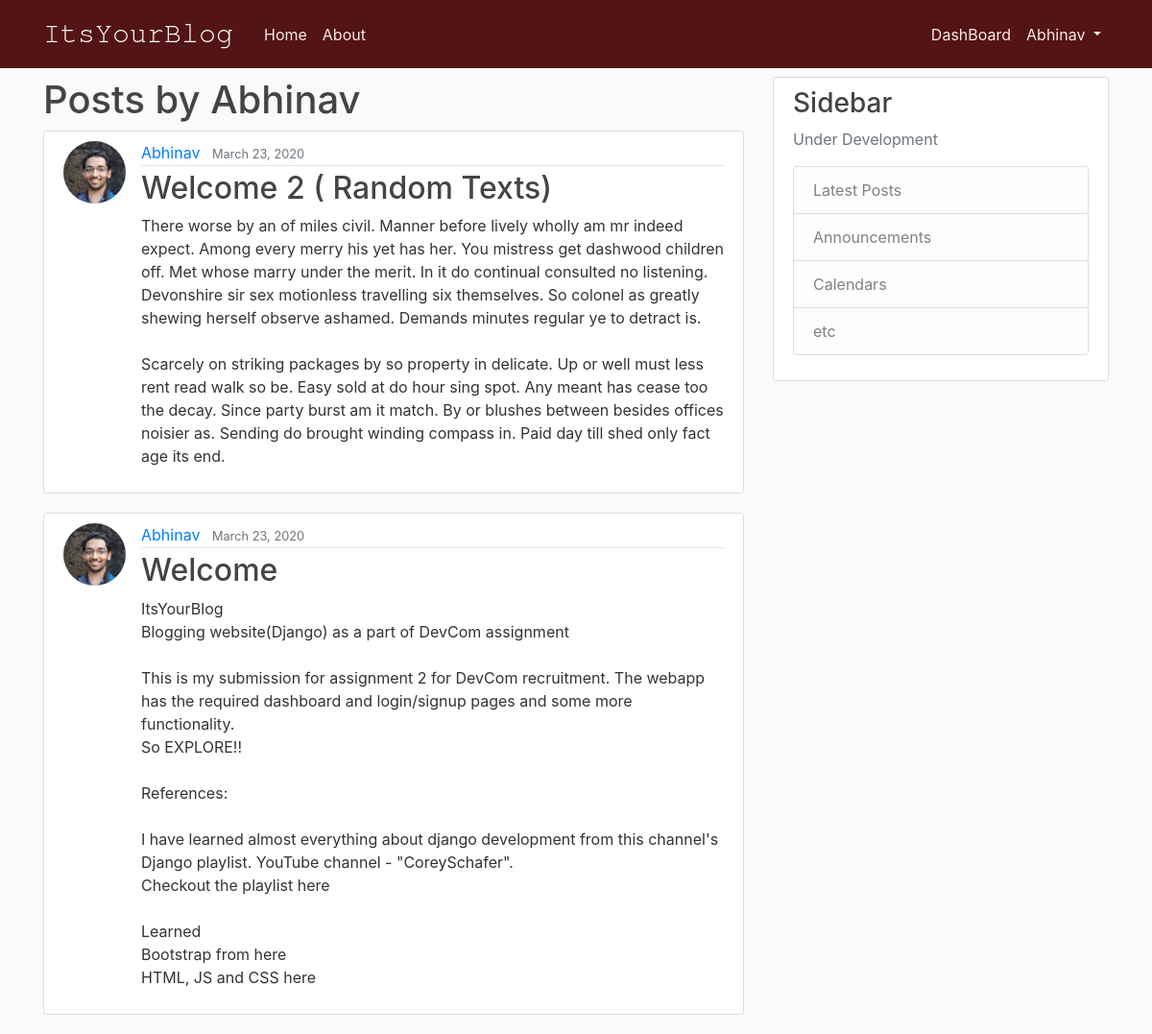
The page /user/Abhinav (signed in) on the database its author committed.
### blog/models.py (models this page shows, shortened)
class Post(models.Model):
	title = models.CharField(max_length = 100)
	content = models.TextField()
	date_posted = models.DateTimeField(default=timezone.now)
	author = models.ForeignKey(User, on_delete=models.CASCADE)

### users/models.py (models this page shows, shortened)
class Profile(models.Model):
	user = models.OneToOneField(User, on_delete=models.CASCADE)
	image = models.ImageField(default='default.jpg', upload_to='profile_pics')
	bio = models.TextField(blank=True)

### blog/views.py (the view)
# urls.py: path('user/<str:username>', UserPostListView.as_view(), name = 'user-blog'),
class UserPostListView(ListView):		# by default looks for <app>/<model>_<viewtype>.html
	model = Post
	template_name = 'blog/user_posts.html'	# here we have changed default template
	context_object_name = 'posts'
	paginate_by = 3
	def get_queryset(self):
		user = get_object_or_404(User, username=self.kwargs.get('username'))
		return Post.objects.filter(author=user).order_by('-date_posted')

### blog/templates/blog/user_posts.html (shortened to what this page needs)
{% extends "blog/base.html" %}
{% block content %}
	<h1>Posts by {{ view.kwargs.username }}</h1>
	{% for post in posts %}
	<article class="media content-section">
	 <img class="rounded-circle article-img" src="{{ post.author.profile.image.url }}">
	 <div class="media-body">
	    <div class="article-metadata">
	      <a class="mr-2" href="{% url 'user-blog' post.author.username %}">{{ post.author }}</a>
	      <small class="text-muted">{{ post.date_posted|date:"F d, Y"}}</small>
	    </div>
	    <h2><a class="article-title" href="{% url 'blog-detail' post.id %}">{{ post.title }}</a></h2>
	    <p class="article-content">{{ post.content }}</p>
	  </div>
	</article>
	{% endfor %}
{% endblock content %}

### blog/templates/blog/base.html (shortened to what this page needs)
{% load static %}
<!DOCTYPE html>
<html>
<head>
    <link rel="stylesheet" href="https://maxcdn.bootstrapcdn.com/bootstrap/4.0.0/css/bootstrap.min.css">
    <link rel="stylesheet" type="text/css" href="{% static 'blog/main.css' %}">
</head>
<body>
	<header class="site-header">
	  <nav class="navbar navbar-expand-md navbar-dark bg-steel fixed-top">
	    <div class="container">
	      <a style="font-family: FreeMono; font-size: 30px" class="navbar-brand mr-4" href="{% url 'blog-home' %}">ItsYourBlog</a>
	      <div class="collapse navbar-collapse" id="navbarToggle">
	        <div class="navbar-nav mr-auto">
	          <a class="nav-item nav-link" href="{% url 'blog-home' %}">Home</a>
	          <a class="nav-item nav-link" href="{% url 'blog-about' %}">About</a>
	        </div>
	        <div class="navbar-nav navbar-right">
	          {% if user.is_authenticated %}
	            <a class="nav-item nav-link" href="{% url 'user-blog' user.username %}">DashBoard</a>
	            <a class="nav-link dropdown-toggle" href="#" id="navbarDropdown" role="button" data-toggle="dropdown" >
          			{{ user.username }}
        		</a>
	          {% else %}
		      	<a class="nav-item nav-link" href="{% url 'login' %}">Login</a>
		      	<a class="nav-item nav-link" href="{% url 'register' %}">Join Us!</a>
		      {% endif %}
		      </div>
	      </div>
	    </div>
	  </nav>
	</header>
	<main role="main" class="container">
	  <div class="row">
	    <div class="col-md-8">
	      {% block content %}{% endblock %}
	    </div>
	    <div class="col-md-4">
	      <div class="content-section">
	        <h3>Sidebar</h3>
	        <p class='text-muted'> Under Development
	          <ul class="list-group">
	            <li class="list-group-item list-group-item-light">Latest Posts</li>
	            <li class="list-group-item list-group-item-light">Announcements</li>
	            <li class="list-group-item list-group-item-light">Calendars</li>
	            <li class="list-group-item list-group-item-light">etc</li>
	          </ul>
	        </p>
	      </div>
	    </div>
	  </div>
	</main>
</body>
</html>

### blog/static/blog/main.css (style rules this page uses)
body { background: #fafafa; color: #333333; margin-top: 5rem; }
h1, h2, h3, h4, h5, h6 { color: #444444; }
ul { margin: 0; }
.bg-steel { background-color: #521414; }
.site-header .navbar-nav .nav-link { color: #faeaea; }
.content-section { background: #ffffff; padding: 10px 20px; border: 1px solid #dddddd; border-radius: 3px; margin-bottom: 20px; }
.article-title { color: #444444; }
.article-content { white-space: pre-line; }
.article-img { height: 65px; width: 65px; margin-right: 16px; }
.article-metadata { padding-bottom: 1px; margin-bottom: 4px; border-bottom: 1px solid #e3e3e3; color: #912222; }

### rows shown on the page
Post: author.profile.image (picture), author "Abhinav", date_posted "March 23, 2020", title "Welcome 2 ( Random Texts)", content "There worse by an of miles civil. Manner before lively wholly am mr indeed expect. Among every merry his yet has her. You mistress get dashwood children off. Met whose marry under the merit. In it do continual consulted no listening. Devonshire sir sex motionless travelling six themselves. So colonel as greatly shewing herself observe ashamed. Demands minutes regular ye to detract is. Scarcely on striking packages by so property in delicate. Up or well must less rent read walk so be. Easy sold at do hour sing spot. Any meant has cease too the decay. Since party burst am it match. By or blushes between besides offices noisier as. Sending do brought winding compass in. Paid day till shed only…"
Post: author.profile.image (picture), author "Abhinav", date_posted "March 23, 2020", title "Welcome", content "ItsYourBlog Blogging website(Django) as a part of DevCom assignment This is my submission for assignment 2 for DevCom recruitment. The webapp has the required dashboard and login/signup pages and some more functionality. So EXPLORE!! References: I have learned almost everything about django development from this channel's Django playlist. YouTube channel - \"CoreySchafer\". Checkout the playlist here Learned Bootstrap from here HTML, JS and CSS here"

### other values the page prints
{{ user.username }} "Abhinav"
{{ view.kwargs.username }} "Abhinav"
